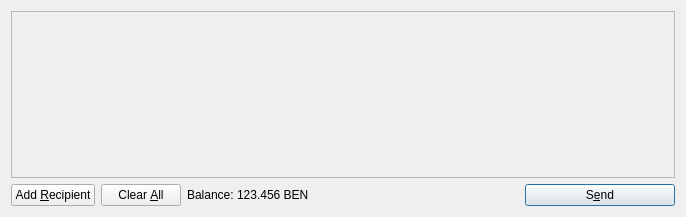
<?xml version="1.0" encoding="UTF-8"?>
<ui version="4.0">
 <class>SendCoinsDialog</class>
 <widget class="QDialog" name="SendCoinsDialog">
  <property name="geometry">
   <rect>
    <x>0</x>
    <y>0</y>
    <width>686</width>
    <height>217</height>
   </rect>
  </property>
  <property name="windowTitle">
   <string>Send Coins</string>
  </property>
  <layout class="QVBoxLayout" name="verticalLayout">
   <item>
    <widget class="QScrollArea" name="scrollArea">
     <property name="widgetResizable">
      <bool>true</bool>
     </property>
     <widget class="QWidget" name="scrollAreaWidgetContents">
      <property name="geometry">
       <rect>
        <x>0</x>
        <y>0</y>
        <width>666</width>
        <height>165</height>
       </rect>
      </property>
      <layout class="QVBoxLayout" name="verticalLayout_2">
       <property name="margin">
        <number>0</number>
       </property>
       <item>
        <layout class="QVBoxLayout" name="entries">
         <property name="spacing">
          <number>6</number>
         </property>
        </layout>
       </item>
       <item>
        <spacer name="verticalSpacer">
         <property name="orientation">
          <enum>Qt::Vertical</enum>
         </property>
         <property name="sizeHint" stdset="0">
          <size>
           <width>20</width>
           <height>40</height>
          </size>
         </property>
        </spacer>
       </item>
      </layout>
     </widget>
    </widget>
   </item>
   <item>
    <layout class="QHBoxLayout" name="horizontalLayout">
     <item>
      <widget class="QPushButton" name="addButton">
       <property name="toolTip">
        <string>Send to multiple recipients at once</string>
       </property>
       <property name="text">
        <string>Add &amp;Recipient</string>
       </property>
       <property name="icon">
        <iconset resource="../bitcoin.qrc">
         <normaloff>:/icons/add</normaloff>:/icons/add</iconset>
       </property>
       <property name="autoDefault">
        <bool>false</bool>
       </property>
      </widget>
     </item>
     <item>
      <widget class="QPushButton" name="clearButton">
       <property name="sizePolicy">
        <sizepolicy hsizetype="Minimum" vsizetype="Fixed">
         <horstretch>0</horstretch>
         <verstretch>0</verstretch>
        </sizepolicy>
       </property>
       <property name="toolTip">
        <string>Remove all transaction fields</string>
       </property>
       <property name="text">
        <string>Clear &amp;All</string>
       </property>
       <property name="icon">
        <iconset resource="../bitcoin.qrc">
         <normaloff>:/icons/remove</normaloff>:/icons/remove</iconset>
       </property>
       <property name="autoRepeatDelay">
        <number>300</number>
       </property>
       <property name="autoDefault">
        <bool>false</bool>
       </property>
      </widget>
     </item>
     <item>
      <layout class="QHBoxLayout" name="horizontalLayout_2">
       <property name="spacing">
        <number>3</number>
       </property>
       <item>
        <widget class="QLabel" name="label">
         <property name="text">
          <string>Balance:</string>
         </property>
        </widget>
       </item>
       <item>
        <widget class="QLabel" name="labelBalance">
         <property name="cursor">
          <cursorShape>IBeamCursor</cursorShape>
         </property>
         <property name="text">
          <string>123.456 BEN</string>
         </property>
         <property name="textInteractionFlags">
          <set>Qt::LinksAccessibleByMouse|Qt::TextSelectableByKeyboard|Qt::TextSelectableByMouse</set>
         </property>
        </widget>
       </item>
      </layout>
     </item>
     <item>
      <spacer name="horizontalSpacer">
       <property name="orientation">
        <enum>Qt::Horizontal</enum>
       </property>
       <property name="sizeHint" stdset="0">
        <size>
         <width>40</width>
         <height>20</height>
        </size>
       </property>
      </spacer>
     </item>
     <item>
      <widget class="QPushButton" name="sendButton">
       <property name="minimumSize">
        <size>
         <width>150</width>
         <height>0</height>
        </size>
       </property>
       <property name="toolTip">
        <string>Confirm the send action</string>
       </property>
       <property name="text">
        <string>S&amp;end</string>
       </property>
       <property name="icon">
        <iconset resource="../bitcoin.qrc">
         <normaloff>:/icons/send</normaloff>:/icons/send</iconset>
       </property>
       <property name="default">
        <bool>true</bool>
       </property>
      </widget>
     </item>
    </layout>
   </item>
  </layout>
 </widget>
 <resources>
  <include location="../bitcoin.qrc"/>
 </resources>
 <connections/>
</ui>
